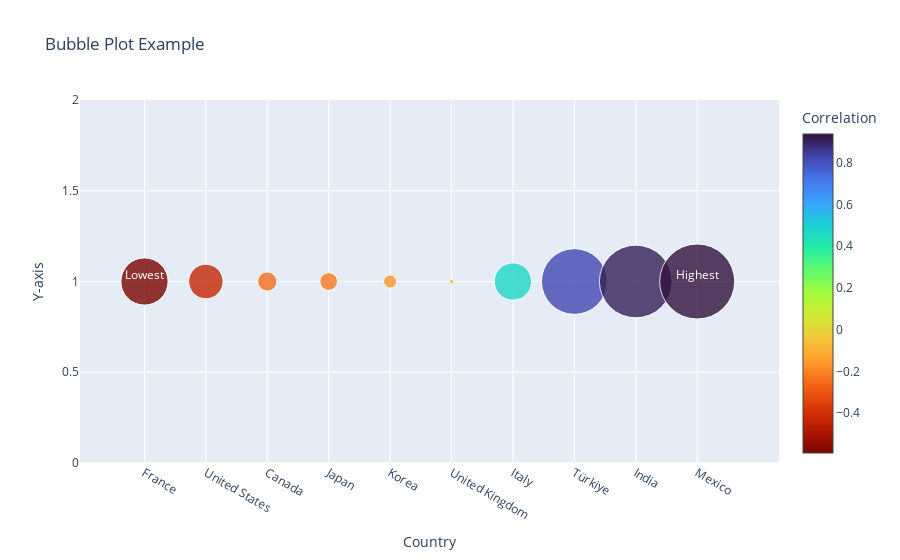

Source (notebook cell):
### Code cell
# Plots of maintenance investment and Trade transport volume
fig = go.Figure(data=go.Scatter(
    x=maintenanceTransportCorr.index,
    y=[1] * len(maintenanceTransportCorr), # Set y-axis to 1 to plot bubbles along the x-axis
    mode='markers',
    showlegend=False,
    marker=dict(
        size=abs(maintenanceTransportCorr)*8,  # Bubble size based on absolute value of correlation, scaled for display
        color=maintenanceTransportCorr,            # Bubble color based on correlation
        colorscale='Turbo',          # Choose a color scale (optional)
        sizemode='diameter',
        sizeref=0.1,
        opacity=0.8,
        reversescale=True,
        colorbar=dict(
            title='Correlation'       # Title of the colorbar
        ),
    )
))

# Update the layout with axis titles and chart title
fig.update_layout(
    xaxis_title='Country',
    yaxis_title='Y-axis',
    title='Bubble Plot Example'
)

# Find the index of the bubble with the highest and lowest correlation
highest_index = maintenanceTransportCorr.idxmax()
lowest_index = maintenanceTransportCorr.idxmin()

fig.add_trace(
    go.Scatter(
        x=[highest_index,lowest_index],
        y=[1, 1],
        text=['Highest','Lowest'],
        mode="text",
        textposition="top center",
        textfont=dict(color="white"),
        showlegend=False
    )
)



# Show the chart
fig.show()

### Figure 1 — Plotly figure (JSON) as saved in the notebook; plotly's stock layout.template omitted (floating-point values rounded to 4 significant figures)
{"data": [{"marker": {"color": [-0.5904, -0.4302, -0.24, -0.2216, -0.1645, -0.05964, 0.4667, 0.8216, 0.9084, 0.9379], "colorbar": {"title": {"text": "Correlation"}}, "colorscale": [[0, "#30123b"], [0.07143, "#4145ab"], [0.1429, "#4675ed"], [0.2143, "#39a2fc"], [0.2857, "#1bcfd4"], [0.3571, "#24eca6"], [0.4286, "#61fc6c"], [0.5, "#a4fc3b"], [0.5714, "#d1e834"], [0.6429, "#f3c63a"], [0.7143, "#fe9b2d"], [0.7857, "#f36315"], [0.8571, "#d93806"], [0.9286, "#b11901"], [1, "#7a0402"]], "opacity": 0.8, "reversescale": true, "size": [4.723, 3.442, 1.92, 1.773, 1.316, 0.4771, 3.734, 6.572, 7.267, 7.503], "sizemode": "diameter", "sizeref": 0.1}, "mode": "markers", "showlegend": false, "type": "scatter", "x": ["France", "United States", "Canada", "Japan", "Korea", "United Kingdom", "Italy", "Türkiye", "India", "Mexico"], "y": [1, 1, 1, 1, 1, 1, 1, 1, 1, 1]}, {"mode": "text", "showlegend": false, "text": ["Highest", "Lowest"], "textfont": {"color": "white"}, "textposition": "top center", "type": "scatter", "x": ["Mexico", "France"], "y": [1, 1]}], "layout": {"title": {"text": "Bubble Plot Example"}, "xaxis": {"title": {"text": "Country"}}, "yaxis": {"title": {"text": "Y-axis"}}}}
